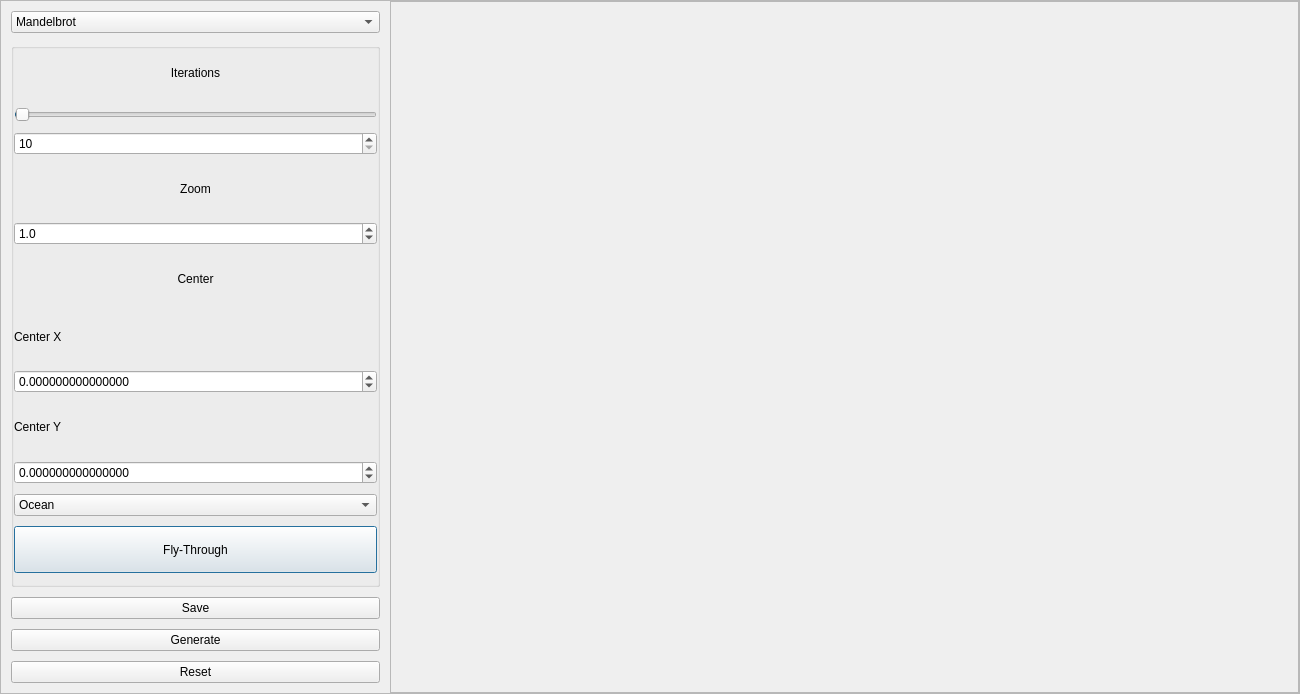
<?xml version="1.0" encoding="UTF-8"?>
<ui version="4.0">
 <class>FractalLab</class>
 <widget class="QDialog" name="FractalLab">
  <property name="geometry">
   <rect>
    <x>0</x>
    <y>0</y>
    <width>1300</width>
    <height>694</height>
   </rect>
  </property>
  <property name="sizePolicy">
   <sizepolicy hsizetype="Expanding" vsizetype="Expanding">
    <horstretch>0</horstretch>
    <verstretch>0</verstretch>
   </sizepolicy>
  </property>
  <property name="windowTitle">
   <string>FractaLab</string>
  </property>
  <property name="windowIcon">
   <iconset resource="../resources/resources.qrc">
    <normaloff>:/img/img/icon.png</normaloff>:/img/img/icon.png</iconset>
  </property>
  <property name="styleSheet">
   <string notr="true"/>
  </property>
  <layout class="QGridLayout" name="gridLayout">
   <property name="leftMargin">
    <number>0</number>
   </property>
   <property name="topMargin">
    <number>0</number>
   </property>
   <property name="rightMargin">
    <number>0</number>
   </property>
   <property name="bottomMargin">
    <number>0</number>
   </property>
   <property name="spacing">
    <number>0</number>
   </property>
   <item row="0" column="0">
    <widget class="QFrame" name="CentralWidget">
     <property name="sizePolicy">
      <sizepolicy hsizetype="Expanding" vsizetype="Expanding">
       <horstretch>0</horstretch>
       <verstretch>0</verstretch>
      </sizepolicy>
     </property>
     <property name="frameShape">
      <enum>QFrame::StyledPanel</enum>
     </property>
     <property name="frameShadow">
      <enum>QFrame::Raised</enum>
     </property>
     <layout class="QHBoxLayout" name="horizontalLayout_3" stretch="0,7">
      <property name="spacing">
       <number>0</number>
      </property>
      <property name="leftMargin">
       <number>0</number>
      </property>
      <property name="topMargin">
       <number>0</number>
      </property>
      <property name="rightMargin">
       <number>0</number>
      </property>
      <property name="bottomMargin">
       <number>0</number>
      </property>
      <item>
       <widget class="QWidget" name="Left" native="true">
        <property name="sizePolicy">
         <sizepolicy hsizetype="Expanding" vsizetype="Expanding">
          <horstretch>3</horstretch>
          <verstretch>0</verstretch>
         </sizepolicy>
        </property>
        <layout class="QVBoxLayout" name="verticalLayout">
         <property name="spacing">
          <number>10</number>
         </property>
         <property name="leftMargin">
          <number>10</number>
         </property>
         <property name="topMargin">
          <number>10</number>
         </property>
         <property name="rightMargin">
          <number>10</number>
         </property>
         <property name="bottomMargin">
          <number>10</number>
         </property>
         <item>
          <widget class="QComboBox" name="comboFractal">
           <item>
            <property name="text">
             <string>Mandelbrot</string>
            </property>
           </item>
           <item>
            <property name="text">
             <string>Julia</string>
            </property>
           </item>
           <item>
            <property name="text">
             <string>L-system</string>
            </property>
           </item>
           <item>
            <property name="text">
             <string>Koch</string>
            </property>
           </item>
          </widget>
         </item>
         <item>
          <widget class="QStackedWidget" name="stackedWidget">
           <property name="currentIndex">
            <number>0</number>
           </property>
           <widget class="QWidget" name="mandelbrot">
            <layout class="QVBoxLayout" name="verticalLayout_2">
             <property name="spacing">
              <number>10</number>
             </property>
             <property name="leftMargin">
              <number>0</number>
             </property>
             <property name="topMargin">
              <number>0</number>
             </property>
             <property name="rightMargin">
              <number>0</number>
             </property>
             <property name="bottomMargin">
              <number>0</number>
             </property>
             <item>
              <widget class="QGroupBox" name="groupBox">
               <property name="title">
                <string/>
               </property>
               <property name="alignment">
                <set>Qt::AlignCenter</set>
               </property>
               <layout class="QVBoxLayout" name="verticalLayout_3">
                <property name="spacing">
                 <number>10</number>
                </property>
                <property name="leftMargin">
                 <number>0</number>
                </property>
                <property name="topMargin">
                 <number>0</number>
                </property>
                <property name="rightMargin">
                 <number>0</number>
                </property>
                <property name="bottomMargin">
                 <number>11</number>
                </property>
                <item>
                 <widget class="QLabel" name="label">
                  <property name="text">
                   <string>Iterations</string>
                  </property>
                  <property name="alignment">
                   <set>Qt::AlignCenter</set>
                  </property>
                 </widget>
                </item>
                <item>
                 <widget class="QSlider" name="spinIterationsMandelbrot">
                  <property name="minimum">
                   <number>10</number>
                  </property>
                  <property name="maximum">
                   <number>50000</number>
                  </property>
                  <property name="value">
                   <number>200</number>
                  </property>
                  <property name="orientation">
                   <enum>Qt::Horizontal</enum>
                  </property>
                 </widget>
                </item>
                <item>
                 <widget class="QSpinBox" name="spinIterationsMandelbrot_2">
                  <property name="minimum">
                   <number>10</number>
                  </property>
                  <property name="maximum">
                   <number>50000</number>
                  </property>
                  <property name="singleStep">
                   <number>50</number>
                  </property>
                 </widget>
                </item>
                <item>
                 <widget class="QLabel" name="label_2">
                  <property name="text">
                   <string>Zoom</string>
                  </property>
                  <property name="alignment">
                   <set>Qt::AlignCenter</set>
                  </property>
                 </widget>
                </item>
                <item>
                 <widget class="QDoubleSpinBox" name="spinZoomMandelbrot">
                  <property name="decimals">
                   <number>1</number>
                  </property>
                  <property name="minimum">
                   <double>0.100000000000000</double>
                  </property>
                  <property name="maximum">
                   <double>10000000.000000000000000</double>
                  </property>
                  <property name="singleStep">
                   <double>0.100000000000000</double>
                  </property>
                  <property name="value">
                   <double>1.000000000000000</double>
                  </property>
                 </widget>
                </item>
                <item>
                 <widget class="QLabel" name="label_5">
                  <property name="text">
                   <string>Center</string>
                  </property>
                  <property name="alignment">
                   <set>Qt::AlignCenter</set>
                  </property>
                 </widget>
                </item>
                <item>
                 <widget class="QLabel" name="label_6">
                  <property name="text">
                   <string>Center X</string>
                  </property>
                  <property name="alignment">
                   <set>Qt::AlignLeading|Qt::AlignLeft|Qt::AlignVCenter</set>
                  </property>
                 </widget>
                </item>
                <item>
                 <widget class="QDoubleSpinBox" name="spinCenterXMandelbrot">
                  <property name="prefix">
                   <string/>
                  </property>
                  <property name="decimals">
                   <number>15</number>
                  </property>
                  <property name="minimum">
                   <double>-100.000000000000000</double>
                  </property>
                  <property name="singleStep">
                   <double>0.000001000000000</double>
                  </property>
                 </widget>
                </item>
                <item>
                 <widget class="QLabel" name="label_7">
                  <property name="text">
                   <string>Center Y</string>
                  </property>
                  <property name="alignment">
                   <set>Qt::AlignLeading|Qt::AlignLeft|Qt::AlignVCenter</set>
                  </property>
                 </widget>
                </item>
                <item>
                 <widget class="QDoubleSpinBox" name="spinCenterYMandelbrot">
                  <property name="prefix">
                   <string/>
                  </property>
                  <property name="decimals">
                   <number>15</number>
                  </property>
                  <property name="minimum">
                   <double>-100.000000000000000</double>
                  </property>
                  <property name="singleStep">
                   <double>0.000001000000000</double>
                  </property>
                 </widget>
                </item>
                <item>
                 <widget class="QComboBox" name="comboColorTheme">
                  <item>
                   <property name="text">
                    <string>Ocean</string>
                   </property>
                  </item>
                  <item>
                   <property name="text">
                    <string>Fire</string>
                   </property>
                  </item>
                  <item>
                   <property name="text">
                    <string>Ice</string>
                   </property>
                  </item>
                  <item>
                   <property name="text">
                    <string>Neon</string>
                   </property>
                  </item>
                  <item>
                   <property name="text">
                    <string>Pastel</string>
                   </property>
                  </item>
                  <item>
                   <property name="text">
                    <string>Custom</string>
                   </property>
                  </item>
                 </widget>
                </item>
                <item>
                 <widget class="QPushButton" name="btnZoomVideo">
                  <property name="sizePolicy">
                   <sizepolicy hsizetype="Minimum" vsizetype="Minimum">
                    <horstretch>0</horstretch>
                    <verstretch>0</verstretch>
                   </sizepolicy>
                  </property>
                  <property name="text">
                   <string>Fly-Through</string>
                  </property>
                 </widget>
                </item>
               </layout>
              </widget>
             </item>
            </layout>
           </widget>
           <widget class="QWidget" name="julia_widget">
            <layout class="QVBoxLayout" name="verticalLayout_4">
             <property name="spacing">
              <number>10</number>
             </property>
             <property name="leftMargin">
              <number>0</number>
             </property>
             <property name="topMargin">
              <number>0</number>
             </property>
             <property name="rightMargin">
              <number>0</number>
             </property>
             <property name="bottomMargin">
              <number>0</number>
             </property>
             <item>
              <widget class="QGroupBox" name="groupBox_3">
               <property name="title">
                <string/>
               </property>
               <property name="alignment">
                <set>Qt::AlignCenter</set>
               </property>
               <layout class="QVBoxLayout" name="verticalLayout_5">
                <property name="spacing">
                 <number>10</number>
                </property>
                <property name="leftMargin">
                 <number>0</number>
                </property>
                <property name="topMargin">
                 <number>0</number>
                </property>
                <property name="rightMargin">
                 <number>0</number>
                </property>
                <property name="bottomMargin">
                 <number>0</number>
                </property>
                <item>
                 <widget class="QLabel" name="label_8">
                  <property name="text">
                   <string>Iterations</string>
                  </property>
                  <property name="alignment">
                   <set>Qt::AlignCenter</set>
                  </property>
                 </widget>
                </item>
                <item>
                 <widget class="QSlider" name="spinIterationsJulia">
                  <property name="minimum">
                   <number>10</number>
                  </property>
                  <property name="maximum">
                   <number>50000</number>
                  </property>
                  <property name="value">
                   <number>200</number>
                  </property>
                  <property name="orientation">
                   <enum>Qt::Horizontal</enum>
                  </property>
                 </widget>
                </item>
                <item>
                 <widget class="QSpinBox" name="spinIterationsJulia_2">
                  <property name="minimum">
                   <number>10</number>
                  </property>
                  <property name="maximum">
                   <number>50000</number>
                  </property>
                  <property name="singleStep">
                   <number>50</number>
                  </property>
                 </widget>
                </item>
                <item>
                 <widget class="QLabel" name="label_9">
                  <property name="text">
                   <string>Zoom</string>
                  </property>
                  <property name="alignment">
                   <set>Qt::AlignCenter</set>
                  </property>
                 </widget>
                </item>
                <item>
                 <widget class="QDoubleSpinBox" name="spinZoomJulia">
                  <property name="minimum">
                   <double>0.100000000000000</double>
                  </property>
                  <property name="maximum">
                   <double>100000000000.000000000000000</double>
                  </property>
                  <property name="singleStep">
                   <double>0.100000000000000</double>
                  </property>
                  <property name="value">
                   <double>1.000000000000000</double>
                  </property>
                 </widget>
                </item>
                <item>
                 <widget class="QLabel" name="labelCenterJulia">
                  <property name="text">
                   <string>Center</string>
                  </property>
                  <property name="alignment">
                   <set>Qt::AlignCenter</set>
                  </property>
                 </widget>
                </item>
                <item>
                 <widget class="QLabel" name="labelCenterXJulia">
                  <property name="text">
                   <string>Center X</string>
                  </property>
                  <property name="alignment">
                   <set>Qt::AlignLeading|Qt::AlignLeft|Qt::AlignVCenter</set>
                  </property>
                 </widget>
                </item>
                <item>
                 <widget class="QDoubleSpinBox" name="spinCenterXJulia">
                  <property name="decimals">
                   <number>15</number>
                  </property>
                  <property name="minimum">
                   <double>-100.000000000000000</double>
                  </property>
                  <property name="singleStep">
                   <double>0.000001000000000</double>
                  </property>
                 </widget>
                </item>
                <item>
                 <widget class="QLabel" name="labelCenterYJulia">
                  <property name="text">
                   <string>Center Y</string>
                  </property>
                  <property name="alignment">
                   <set>Qt::AlignLeading|Qt::AlignLeft|Qt::AlignVCenter</set>
                  </property>
                 </widget>
                </item>
                <item>
                 <widget class="QDoubleSpinBox" name="spinCenterYJulia">
                  <property name="decimals">
                   <number>15</number>
                  </property>
                  <property name="minimum">
                   <double>-100.000000000000000</double>
                  </property>
                  <property name="singleStep">
                   <double>0.000001000000000</double>
                  </property>
                 </widget>
                </item>
                <item>
                 <widget class="QLabel" name="label_10">
                  <property name="text">
                   <string>C = a + bi</string>
                  </property>
                  <property name="alignment">
                   <set>Qt::AlignCenter</set>
                  </property>
                 </widget>
                </item>
                <item>
                 <widget class="QLabel" name="label_11">
                  <property name="text">
                   <string>Real (c)</string>
                  </property>
                  <property name="alignment">
                   <set>Qt::AlignLeading|Qt::AlignLeft|Qt::AlignVCenter</set>
                  </property>
                 </widget>
                </item>
                <item>
                 <widget class="QDoubleSpinBox" name="spinCRealJulia">
                  <property name="decimals">
                   <number>10</number>
                  </property>
                  <property name="minimum">
                   <double>-99.000000000000000</double>
                  </property>
                 </widget>
                </item>
                <item>
                 <widget class="QLabel" name="label_12">
                  <property name="text">
                   <string>Image (c)</string>
                  </property>
                  <property name="alignment">
                   <set>Qt::AlignLeading|Qt::AlignLeft|Qt::AlignVCenter</set>
                  </property>
                 </widget>
                </item>
                <item>
                 <widget class="QDoubleSpinBox" name="spinCImagJulia">
                  <property name="decimals">
                   <number>10</number>
                  </property>
                  <property name="minimum">
                   <double>-99.000000000000000</double>
                  </property>
                 </widget>
                </item>
                <item>
                 <widget class="QComboBox" name="comboColorTheme_2">
                  <item>
                   <property name="text">
                    <string>Ocean</string>
                   </property>
                  </item>
                  <item>
                   <property name="text">
                    <string>Fire</string>
                   </property>
                  </item>
                  <item>
                   <property name="text">
                    <string>Ice</string>
                   </property>
                  </item>
                  <item>
                   <property name="text">
                    <string>Neon</string>
                   </property>
                  </item>
                  <item>
                   <property name="text">
                    <string>Pastel</string>
                   </property>
                  </item>
                  <item>
                   <property name="text">
                    <string>Custom</string>
                   </property>
                  </item>
                 </widget>
                </item>
                <item>
                 <widget class="QPushButton" name="btnZoomVideo_2">
                  <property name="sizePolicy">
                   <sizepolicy hsizetype="Minimum" vsizetype="Minimum">
                    <horstretch>0</horstretch>
                    <verstretch>0</verstretch>
                   </sizepolicy>
                  </property>
                  <property name="text">
                   <string>Fly-Through</string>
                  </property>
                 </widget>
                </item>
               </layout>
              </widget>
             </item>
            </layout>
           </widget>
           <widget class="QWidget" name="lsystem_widget">
            <layout class="QVBoxLayout" name="verticalLayout_6">
             <property name="spacing">
              <number>10</number>
             </property>
             <property name="leftMargin">
              <number>0</number>
             </property>
             <property name="topMargin">
              <number>0</number>
             </property>
             <property name="rightMargin">
              <number>0</number>
             </property>
             <property name="bottomMargin">
              <number>0</number>
             </property>
             <item>
              <widget class="QGroupBox" name="groupBox_4">
               <property name="title">
                <string/>
               </property>
               <property name="alignment">
                <set>Qt::AlignCenter</set>
               </property>
               <layout class="QVBoxLayout" name="verticalLayout_7">
                <property name="spacing">
                 <number>10</number>
                </property>
                <property name="leftMargin">
                 <number>0</number>
                </property>
                <property name="topMargin">
                 <number>0</number>
                </property>
                <property name="rightMargin">
                 <number>0</number>
                </property>
                <property name="bottomMargin">
                 <number>0</number>
                </property>
                <item>
                 <widget class="QLabel" name="label_13">
                  <property name="text">
                   <string>Iterations</string>
                  </property>
                  <property name="alignment">
                   <set>Qt::AlignCenter</set>
                  </property>
                 </widget>
                </item>
                <item>
                 <widget class="QSlider" name="spinIterationsLSystem">
                  <property name="minimum">
                   <number>0</number>
                  </property>
                  <property name="maximum">
                   <number>10</number>
                  </property>
                  <property name="value">
                   <number>1</number>
                  </property>
                  <property name="orientation">
                   <enum>Qt::Horizontal</enum>
                  </property>
                 </widget>
                </item>
                <item>
                 <widget class="QSpinBox" name="spinIterationsLSystem_2">
                  <property name="maximum">
                   <number>10</number>
                  </property>
                 </widget>
                </item>
                <item>
                 <widget class="QLabel" name="label_14">
                  <property name="text">
                   <string>Axiom</string>
                  </property>
                  <property name="alignment">
                   <set>Qt::AlignCenter</set>
                  </property>
                 </widget>
                </item>
                <item>
                 <widget class="QLineEdit" name="lineAxiomLSystem">
                  <property name="text">
                   <string/>
                  </property>
                 </widget>
                </item>
                <item>
                 <widget class="QLabel" name="label_15">
                  <property name="text">
                   <string>Rules</string>
                  </property>
                  <property name="alignment">
                   <set>Qt::AlignCenter</set>
                  </property>
                 </widget>
                </item>
                <item>
                 <widget class="QLabel" name="label_3">
                  <property name="text">
                   <string>Rule A, B and C</string>
                  </property>
                  <property name="alignment">
                   <set>Qt::AlignCenter</set>
                  </property>
                 </widget>
                </item>
                <item>
                 <widget class="QLineEdit" name="lineRuleALSystem">
                  <property name="text">
                   <string/>
                  </property>
                 </widget>
                </item>
                <item>
                 <widget class="QLineEdit" name="lineRuleBLSystem">
                  <property name="text">
                   <string/>
                  </property>
                 </widget>
                </item>
                <item>
                 <widget class="QLineEdit" name="lineRuleCLSystem">
                  <property name="text">
                   <string/>
                  </property>
                 </widget>
                </item>
                <item>
                 <widget class="QLabel" name="label_16">
                  <property name="text">
                   <string>Angle</string>
                  </property>
                  <property name="alignment">
                   <set>Qt::AlignCenter</set>
                  </property>
                 </widget>
                </item>
                <item>
                 <widget class="QSlider" name="spinAngleLSystem_2">
                  <property name="minimum">
                   <number>0</number>
                  </property>
                  <property name="maximum">
                   <number>360</number>
                  </property>
                  <property name="value">
                   <number>1</number>
                  </property>
                  <property name="orientation">
                   <enum>Qt::Horizontal</enum>
                  </property>
                 </widget>
                </item>
                <item>
                 <widget class="QSpinBox" name="spinAngleLSystem">
                  <property name="maximum">
                   <number>360</number>
                  </property>
                 </widget>
                </item>
                <item>
                 <widget class="QLabel" name="label_17">
                  <property name="text">
                   <string>Length</string>
                  </property>
                  <property name="alignment">
                   <set>Qt::AlignCenter</set>
                  </property>
                 </widget>
                </item>
                <item>
                 <widget class="QSlider" name="spinLengthLSystem">
                  <property name="minimum">
                   <number>0</number>
                  </property>
                  <property name="maximum">
                   <number>1000</number>
                  </property>
                  <property name="value">
                   <number>1</number>
                  </property>
                  <property name="orientation">
                   <enum>Qt::Horizontal</enum>
                  </property>
                 </widget>
                </item>
                <item>
                 <widget class="QSpinBox" name="spinLengthLSystem_2">
                  <property name="maximum">
                   <number>1000</number>
                  </property>
                 </widget>
                </item>
                <item>
                 <widget class="QLabel" name="label_4">
                  <property name="text">
                   <string>Presets</string>
                  </property>
                  <property name="alignment">
                   <set>Qt::AlignCenter</set>
                  </property>
                 </widget>
                </item>
                <item>
                 <widget class="QComboBox" name="comboPresetsLSystem">
                  <item>
                   <property name="text">
                    <string>Fractal Tree</string>
                   </property>
                  </item>
                  <item>
                   <property name="text">
                    <string>Dragon Curve</string>
                   </property>
                  </item>
                  <item>
                   <property name="text">
                    <string>Sierpinski Triangle</string>
                   </property>
                  </item>
                  <item>
                   <property name="text">
                    <string>Koch Snowflake</string>
                   </property>
                  </item>
                  <item>
                   <property name="text">
                    <string>Fractal Plant</string>
                   </property>
                  </item>
                  <item>
                   <property name="text">
                    <string>Crystal</string>
                   </property>
                  </item>
                  <item>
                   <property name="text">
                    <string>Spiral</string>
                   </property>
                  </item>
                  <item>
                   <property name="text">
                    <string>Hilbert Curve</string>
                   </property>
                  </item>
                  <item>
                   <property name="text">
                    <string>Square Fractal</string>
                   </property>
                  </item>
                 </widget>
                </item>
               </layout>
              </widget>
             </item>
            </layout>
           </widget>
           <widget class="QWidget" name="Koch_widget">
            <layout class="QVBoxLayout" name="verticalLayout_8">
             <property name="spacing">
              <number>10</number>
             </property>
             <property name="leftMargin">
              <number>0</number>
             </property>
             <property name="topMargin">
              <number>0</number>
             </property>
             <property name="rightMargin">
              <number>0</number>
             </property>
             <property name="bottomMargin">
              <number>0</number>
             </property>
             <item>
              <widget class="QGroupBox" name="groupBox_6">
               <property name="title">
                <string/>
               </property>
               <property name="alignment">
                <set>Qt::AlignCenter</set>
               </property>
               <layout class="QVBoxLayout" name="verticalLayout_9">
                <property name="spacing">
                 <number>10</number>
                </property>
                <property name="leftMargin">
                 <number>0</number>
                </property>
                <property name="topMargin">
                 <number>0</number>
                </property>
                <property name="rightMargin">
                 <number>0</number>
                </property>
                <property name="bottomMargin">
                 <number>0</number>
                </property>
                <item>
                 <widget class="QLabel" name="label_23">
                  <property name="text">
                   <string>Level</string>
                  </property>
                  <property name="alignment">
                   <set>Qt::AlignCenter</set>
                  </property>
                 </widget>
                </item>
                <item>
                 <widget class="QSlider" name="spinLevelKoch">
                  <property name="minimum">
                   <number>0</number>
                  </property>
                  <property name="maximum">
                   <number>8</number>
                  </property>
                  <property name="pageStep">
                   <number>1</number>
                  </property>
                  <property name="value">
                   <number>1</number>
                  </property>
                  <property name="orientation">
                   <enum>Qt::Horizontal</enum>
                  </property>
                 </widget>
                </item>
                <item>
                 <widget class="QSpinBox" name="spinLevelKoch_2">
                  <property name="maximum">
                   <number>8</number>
                  </property>
                 </widget>
                </item>
                <item>
                 <widget class="QLabel" name="label_24">
                  <property name="text">
                   <string>Type</string>
                  </property>
                  <property name="alignment">
                   <set>Qt::AlignCenter</set>
                  </property>
                 </widget>
                </item>
                <item>
                 <widget class="QComboBox" name="comboTypeKoch">
                  <item>
                   <property name="text">
                    <string>Line</string>
                   </property>
                  </item>
                  <item>
                   <property name="text">
                    <string>Snowflake</string>
                   </property>
                  </item>
                 </widget>
                </item>
                <item>
                 <widget class="QLabel" name="label_25">
                  <property name="text">
                   <string>Thickness</string>
                  </property>
                  <property name="alignment">
                   <set>Qt::AlignCenter</set>
                  </property>
                 </widget>
                </item>
                <item>
                 <widget class="QSlider" name="spinThicknessKoch">
                  <property name="minimum">
                   <number>0</number>
                  </property>
                  <property name="maximum">
                   <number>200</number>
                  </property>
                  <property name="pageStep">
                   <number>1</number>
                  </property>
                  <property name="value">
                   <number>1</number>
                  </property>
                  <property name="orientation">
                   <enum>Qt::Horizontal</enum>
                  </property>
                 </widget>
                </item>
                <item>
                 <widget class="QSpinBox" name="spinThicknessKoch_2">
                  <property name="maximum">
                   <number>200</number>
                  </property>
                 </widget>
                </item>
               </layout>
              </widget>
             </item>
            </layout>
           </widget>
          </widget>
         </item>
         <item>
          <widget class="QPushButton" name="btnSave">
           <property name="text">
            <string>Save</string>
           </property>
          </widget>
         </item>
         <item>
          <widget class="QPushButton" name="btnGenerate">
           <property name="text">
            <string>Generate</string>
           </property>
          </widget>
         </item>
         <item>
          <widget class="QPushButton" name="btnResetPalette">
           <property name="text">
            <string>Reset</string>
           </property>
          </widget>
         </item>
        </layout>
       </widget>
      </item>
      <item>
       <widget class="QWidget" name="Right" native="true">
        <property name="sizePolicy">
         <sizepolicy hsizetype="Expanding" vsizetype="Expanding">
          <horstretch>0</horstretch>
          <verstretch>0</verstretch>
         </sizepolicy>
        </property>
        <layout class="QVBoxLayout" name="verticalLayout_10">
         <property name="spacing">
          <number>0</number>
         </property>
         <property name="leftMargin">
          <number>0</number>
         </property>
         <property name="topMargin">
          <number>0</number>
         </property>
         <property name="rightMargin">
          <number>0</number>
         </property>
         <property name="bottomMargin">
          <number>0</number>
         </property>
         <item>
          <widget class="QScrollArea" name="scrollArea">
           <property name="widgetResizable">
            <bool>true</bool>
           </property>
           <widget class="QWidget" name="scrollAreaWidgetContents">
            <property name="geometry">
             <rect>
              <x>0</x>
              <y>0</y>
              <width>907</width>
              <height>690</height>
             </rect>
            </property>
            <layout class="QVBoxLayout" name="verticalLayout_11">
             <property name="spacing">
              <number>0</number>
             </property>
             <property name="leftMargin">
              <number>0</number>
             </property>
             <property name="topMargin">
              <number>0</number>
             </property>
             <property name="rightMargin">
              <number>0</number>
             </property>
             <property name="bottomMargin">
              <number>0</number>
             </property>
             <item>
              <widget class="QLabel" name="lblFractalDisplay">
               <property name="text">
                <string/>
               </property>
              </widget>
             </item>
            </layout>
           </widget>
          </widget>
         </item>
        </layout>
       </widget>
      </item>
     </layout>
    </widget>
   </item>
  </layout>
 </widget>
 <resources>
  <include location="../resources/resources.qrc"/>
 </resources>
 <connections>
  <connection>
   <sender>comboFractal</sender>
   <signal>currentIndexChanged(int)</signal>
   <receiver>stackedWidget</receiver>
   <slot>setCurrentIndex(int)</slot>
   <hints>
    <hint type="sourcelabel">
     <x>20</x>
     <y>20</y>
    </hint>
    <hint type="destinationlabel">
     <x>31</x>
     <y>63</y>
    </hint>
   </hints>
  </connection>
  <connection>
   <sender>spinIterationsJulia</sender>
   <signal>valueChanged(int)</signal>
   <receiver>spinIterationsJulia_2</receiver>
   <slot>setValue(int)</slot>
   <hints>
    <hint type="sourcelabel">
     <x>31</x>
     <y>63</y>
    </hint>
    <hint type="destinationlabel">
     <x>31</x>
     <y>63</y>
    </hint>
   </hints>
  </connection>
  <connection>
   <sender>spinIterationsJulia_2</sender>
   <signal>valueChanged(int)</signal>
   <receiver>spinIterationsJulia</receiver>
   <slot>setValue(int)</slot>
   <hints>
    <hint type="sourcelabel">
     <x>31</x>
     <y>63</y>
    </hint>
    <hint type="destinationlabel">
     <x>31</x>
     <y>63</y>
    </hint>
   </hints>
  </connection>
  <connection>
   <sender>spinIterationsMandelbrot</sender>
   <signal>valueChanged(int)</signal>
   <receiver>spinIterationsMandelbrot_2</receiver>
   <slot>setValue(int)</slot>
   <hints>
    <hint type="sourcelabel">
     <x>32</x>
     <y>121</y>
    </hint>
    <hint type="destinationlabel">
     <x>32</x>
     <y>153</y>
    </hint>
   </hints>
  </connection>
  <connection>
   <sender>spinIterationsMandelbrot_2</sender>
   <signal>valueChanged(int)</signal>
   <receiver>spinIterationsMandelbrot</receiver>
   <slot>setValue(int)</slot>
   <hints>
    <hint type="sourcelabel">
     <x>32</x>
     <y>153</y>
    </hint>
    <hint type="destinationlabel">
     <x>32</x>
     <y>121</y>
    </hint>
   </hints>
  </connection>
  <connection>
   <sender>spinIterationsLSystem</sender>
   <signal>valueChanged(int)</signal>
   <receiver>spinIterationsLSystem_2</receiver>
   <slot>setValue(int)</slot>
   <hints>
    <hint type="sourcelabel">
     <x>31</x>
     <y>63</y>
    </hint>
    <hint type="destinationlabel">
     <x>31</x>
     <y>63</y>
    </hint>
   </hints>
  </connection>
  <connection>
   <sender>spinIterationsLSystem_2</sender>
   <signal>valueChanged(int)</signal>
   <receiver>spinIterationsLSystem</receiver>
   <slot>setValue(int)</slot>
   <hints>
    <hint type="sourcelabel">
     <x>31</x>
     <y>63</y>
    </hint>
    <hint type="destinationlabel">
     <x>31</x>
     <y>63</y>
    </hint>
   </hints>
  </connection>
  <connection>
   <sender>spinAngleLSystem_2</sender>
   <signal>valueChanged(int)</signal>
   <receiver>spinAngleLSystem</receiver>
   <slot>setValue(int)</slot>
   <hints>
    <hint type="sourcelabel">
     <x>31</x>
     <y>63</y>
    </hint>
    <hint type="destinationlabel">
     <x>31</x>
     <y>63</y>
    </hint>
   </hints>
  </connection>
  <connection>
   <sender>spinAngleLSystem</sender>
   <signal>valueChanged(int)</signal>
   <receiver>spinAngleLSystem_2</receiver>
   <slot>setValue(int)</slot>
   <hints>
    <hint type="sourcelabel">
     <x>31</x>
     <y>63</y>
    </hint>
    <hint type="destinationlabel">
     <x>31</x>
     <y>63</y>
    </hint>
   </hints>
  </connection>
  <connection>
   <sender>spinLengthLSystem</sender>
   <signal>valueChanged(int)</signal>
   <receiver>spinLengthLSystem_2</receiver>
   <slot>setValue(int)</slot>
   <hints>
    <hint type="sourcelabel">
     <x>31</x>
     <y>63</y>
    </hint>
    <hint type="destinationlabel">
     <x>31</x>
     <y>63</y>
    </hint>
   </hints>
  </connection>
  <connection>
   <sender>spinLengthLSystem_2</sender>
   <signal>valueChanged(int)</signal>
   <receiver>spinLengthLSystem</receiver>
   <slot>setValue(int)</slot>
   <hints>
    <hint type="sourcelabel">
     <x>31</x>
     <y>63</y>
    </hint>
    <hint type="destinationlabel">
     <x>31</x>
     <y>63</y>
    </hint>
   </hints>
  </connection>
  <connection>
   <sender>spinLevelKoch</sender>
   <signal>valueChanged(int)</signal>
   <receiver>spinLevelKoch_2</receiver>
   <slot>setValue(int)</slot>
   <hints>
    <hint type="sourcelabel">
     <x>31</x>
     <y>63</y>
    </hint>
    <hint type="destinationlabel">
     <x>31</x>
     <y>63</y>
    </hint>
   </hints>
  </connection>
  <connection>
   <sender>spinLevelKoch_2</sender>
   <signal>valueChanged(int)</signal>
   <receiver>spinLevelKoch</receiver>
   <slot>setValue(int)</slot>
   <hints>
    <hint type="sourcelabel">
     <x>31</x>
     <y>63</y>
    </hint>
    <hint type="destinationlabel">
     <x>31</x>
     <y>63</y>
    </hint>
   </hints>
  </connection>
  <connection>
   <sender>spinThicknessKoch</sender>
   <signal>valueChanged(int)</signal>
   <receiver>spinThicknessKoch_2</receiver>
   <slot>setValue(int)</slot>
   <hints>
    <hint type="sourcelabel">
     <x>31</x>
     <y>63</y>
    </hint>
    <hint type="destinationlabel">
     <x>31</x>
     <y>63</y>
    </hint>
   </hints>
  </connection>
  <connection>
   <sender>spinThicknessKoch_2</sender>
   <signal>valueChanged(int)</signal>
   <receiver>spinThicknessKoch</receiver>
   <slot>setValue(int)</slot>
   <hints>
    <hint type="sourcelabel">
     <x>31</x>
     <y>63</y>
    </hint>
    <hint type="destinationlabel">
     <x>31</x>
     <y>63</y>
    </hint>
   </hints>
  </connection>
 </connections>
</ui>
